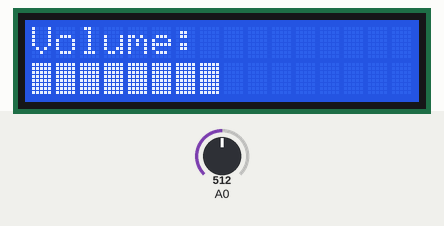
This sketch was run on a simulated Arduino Uno, built with avr-gcc and run on an emulated ATmega328P. On the bench: 16×2 character LCD. Inputs (shaded band) come from the test bench; at power-on: A0 = 512.

Above: at 1.2 s.
1.3 s: A0 set to 716
At 1.7 s:
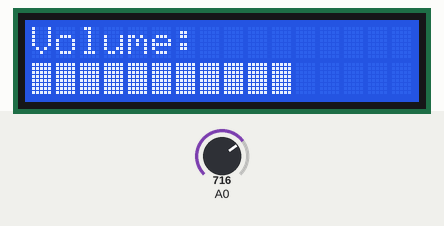
2.8 s: A0 set to 900
At 3.8 s:
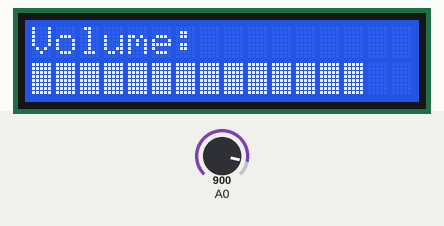
4.3 s: A0 set to 1023
At 5.3 s:
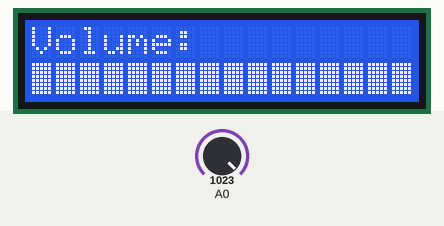
5.8 s: A0 set to 306
At 6.2 s:
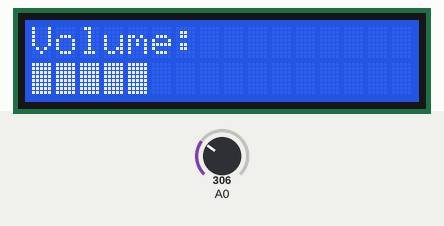
7.3 s: A0 set to 122
At 8.2 s:
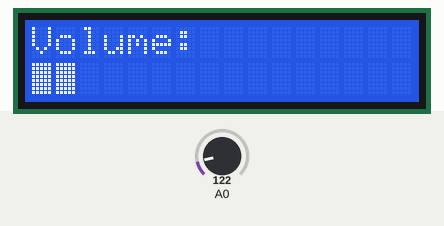
8.8 s: A0 set to 0
At 9.7 s:
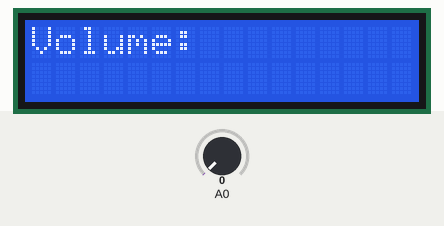
Timing chart, 0 to 11.3 s (numbered marks = the images above; inputs shaded):
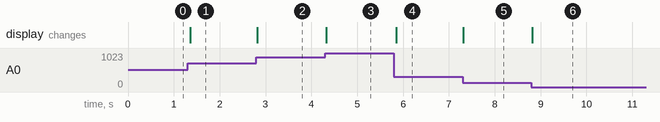

The sketch:

lcdVolume.ino
```cpp
#include <LiquidCrystal_I2C.h>
#include <math.h>

int potVal; // Poetentiometer value analog 0-1023
int lcdVal; // Mapped value of the potentiometer to match the LCD screen dims
int prevLcdVal; // Previous value to compare
int cursorPos; // Current position index to print a block

// Create a LiquidCrystal_I2C instance
LiquidCrystal_I2C lcd(0x27, 16, 2);

// Each LCD screen cell has 8 rows and 5 columns, so an array of type
// block is declared with 8 "bytes" of 5 bits each, all set to 1 to
// represent a solid block
byte solidBlock[8] = {
  0b11111,
  0b11111,
  0b11111,
  0b11111,
  0b11111,
  0b11111,
  0b11111,
  0b11111
};

// Setup
void setup() {
  // Begin serial communication
  Serial.begin(9600);

  // Set the mode of pin A0 to input as it will be reading potentiometer vals
  pinMode(A0, INPUT);

  // Initialize the LCD screen
  lcd.init();
  lcd.backlight();

  // Starting on first col (0) of first row (0) print "Volume:"
  lcd.setCursor(0, 0);
  lcd.print("Volume:");

  // Create a the custom char and store it in pos 0 of CGRAM
  lcd.createChar(0, solidBlock);

  // This will store the position of the cursor in row 1
  cursorPos = 0;

  // Read the initial value of the potentiometer
  potVal = analogRead(A0);

  // Map it to value between 0-16, which is the number of blocks that
  // will be displayed on the screen
  lcdVal = round(16.0 * (potVal / 1023.0));
  //Serial.println(lcdVal);

  // For loop to write the blocks on the screen
  for (int i = 0; i < lcdVal; i++) {
    lcd.setCursor(cursorPos, 1);
    lcd.write(byte(0)); // Write the char stored in position 0 of CGRAM
    cursorPos++; // Increment cursor position

  }
  // Store the value as the previous LCD value for reference
  prevLcdVal = lcdVal;
}

// Infinite loop
void loop() {
  // Read the potentiometer value and map it to a lcdVal
  potVal = analogRead(A0);
  lcdVal = round(16.0 * (potVal / 1023.0));
  // Serial.println(16.0 * (potVal / 1023.0));
  // Serial.print(lcdVal);
  // Serial.print(", ");
  // Serial.print(prevLcdVal);
  // Serial.print(", ");
  // Serial.println(cursorPos);

  // If lcdVal is larger than prevLcdVal, then write as many blocks on the screen
  // as the difference between the two
  if (lcdVal > prevLcdVal) {
    for (int i = 0; i < lcdVal - prevLcdVal; i++) {
      lcd.setCursor(cursorPos, 1); // Set cursor to the correct position
      lcd.write(byte(0)); // Write the char stored in position 0 of CGRAM
      cursorPos++; // Increment cursor position
    }
  }

  // Otherwise "delete" the blocks
  else if (lcdVal < prevLcdVal) {
    for (int i = 0; i < prevLcdVal - lcdVal; i++) {
      cursorPos--; // Decrement cursorPos position
      lcd.setCursor(cursorPos, 1); // Set the cursor to this previous position
      lcd.write(' '); // Rewrite it to a white space
    }
  }

  // Store the previous val
  prevLcdVal = lcdVal;
  delay(50);
}
```

Measured:
- after the input at 1.3 s, the display: changes after 0.05 s (image 1)
- after the input at 2.8 s, the display: changes at once (image 2)
- after the input at 4.3 s, the display: changes at once (image 3)
- after the input at 5.8 s, the display: changes after 0.05 s (image 4)
- after the input at 7.3 s, the display: changes at once (image 5)
- after the input at 8.8 s, the display: changes at once (image 6)
